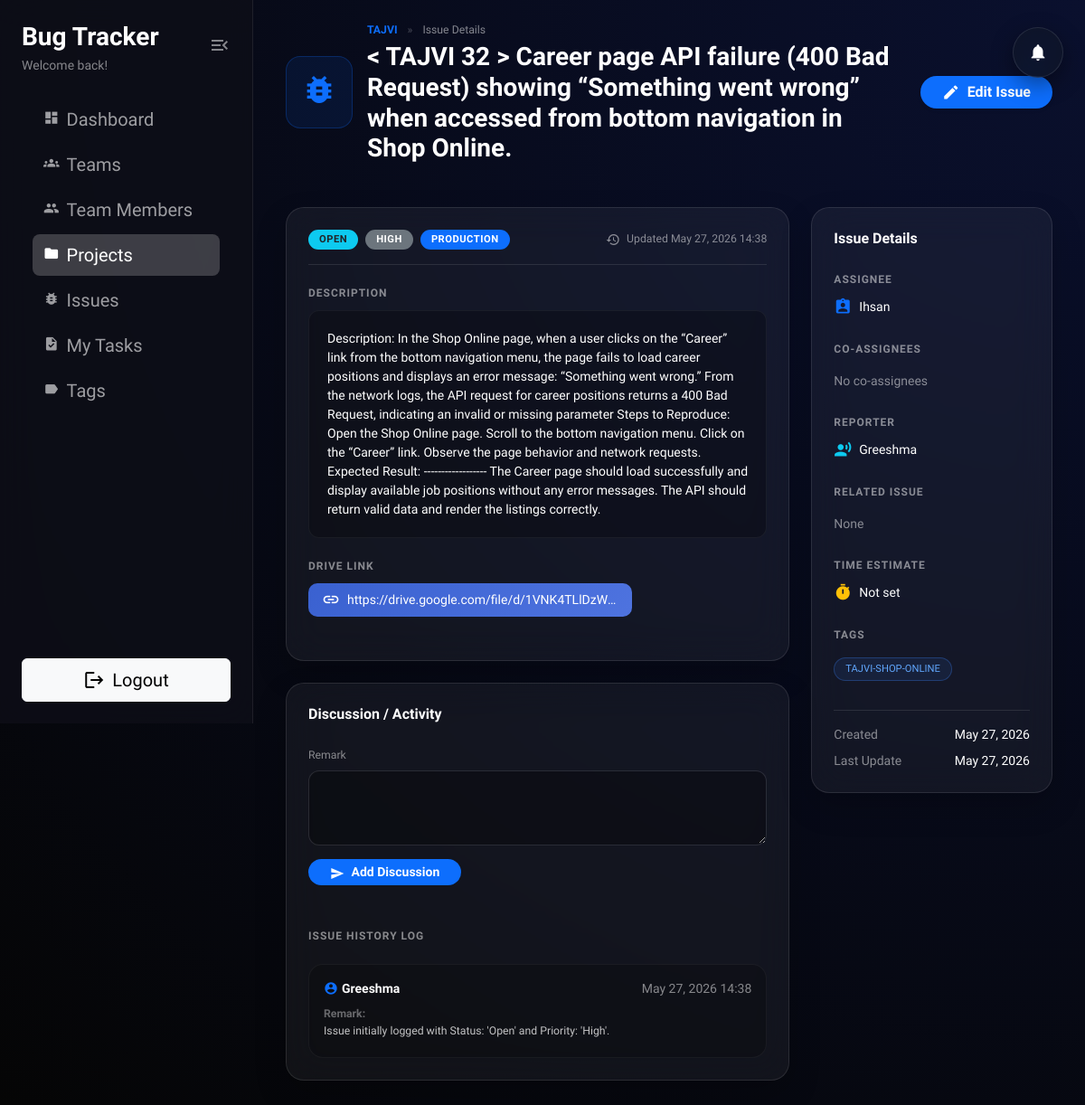
The app's page /issues/206/ (signed in) with its own data.
### issues/models.py (models this page shows, shortened)
class Issue(models.Model):
    project = models.ForeignKey(
        Project,
        on_delete=models.CASCADE,
        related_name='issues',
    )
    title = models.CharField(max_length=255)
    description = models.TextField(blank=True)
    issue_type = models.CharField(
        max_length=20,
        choices=IssueTypeChoices.choices,
        default=IssueTypeChoices.TASK,
    )
    drive_url = models.CharField(
        max_length=500,
        null=True,
        blank=True
    )
    reporter = models.ForeignKey(
        settings.AUTH_USER_MODEL,
        on_delete=models.SET_NULL,
        null=True,
        blank=True,
        related_name='reported_issues',
    )
    assignee = models.ForeignKey(
        settings.AUTH_USER_MODEL,
        on_delete=models.SET_NULL,
        null=True,
        blank=True,
        related_name='assigned_issues',
        limit_choices_to={'is_superuser': False},
    )
    co_assignees = models.ManyToManyField(
        settings.AUTH_USER_MODEL,
        blank=True,
        related_name='co_assigned_issues',
        help_text='Additional users assigned to this issue',
        limit_choices_to={'is_superuser': False},
    )
    priority = models.CharField(
        max_length=20,
        choices=IssuePriorityChoices.choices,
        default=IssuePriorityChoices.MEDIUM,
    )
    environment = models.CharField(
        max_length=20,
        choices=IssueEnvironmentChoices.choices,
        default=IssueEnvironmentChoices.STAGING,
    )
    status = models.CharField(
        max_length=20,
        choices=IssueStatusChoices.choices,
        default=IssueStatusChoices.OPEN,
    )
    time_estimate_hours = models.DecimalField(
        max_digits=6,
        decimal_places=2,
        null=True,
        blank=True,
        help_text='Estimated effort in hours',
    )
    related_issue = models.ForeignKey(
        'self',
        on_delete=models.SET_NULL,
        null=True,
        blank=True,
        related_name='related_issues',
        help_text='Optional related or parent issue',
        limit_choices_to={'issue_type': IssueTypeChoices.TASK},  # optional extra safety
    )
    tags = models.ManyToManyField(
        'Tag',
        related_name='issues',
        blank=True,
        help_text='Tags used to classify this issue',
    )
    remarks = models.TextField(blank=True)
    qa_note = models.TextField(blank=True)
    image_1 = CloudinaryField('image', null=True, blank=True)
    image_2 = CloudinaryField('image', null=True, blank=True)
    image_3 = CloudinaryField('image', null=True, blank=True)
    image_4 = CloudinaryField('image', null=True, blank=True)
    created_by = models.ForeignKey(
        settings.AUTH_USER_MODEL,
        on_delete=models.SET_NULL,
        null=True,
        blank=True,
        related_name='created_issues',
    )
    created_at = models.DateTimeField(auto_now_add=True)
    updated_at = models.DateTimeField(auto_now=True)
    class Meta:
            ordering = ['-created_at']
    def __init__(self, *args, **kwargs):
        super().__init__(*args, **kwargs)
        self._current_status = self.status
    def is_authorized(self, user):
        if not user or not user.is_authenticated:
            return False
        if user == self.assignee:
            return True
        if user == self.reporter:
            return True

class Project(models.Model):
    name = models.CharField(max_length=255)
    code = models.CharField(max_length=50, unique=True)
    description = models.TextField(blank=True)
    owner = models.ForeignKey(
        settings.AUTH_USER_MODEL,
        on_delete=models.SET_NULL,
        null=True,
        blank=True,
        related_name='owned_projects',
    )
    team = models.ForeignKey(
        'users.Team',  # change this string if your Team model lives elsewhere
        on_delete=models.SET_NULL,
        null=True,
        blank=True,
        related_name='projects',
    )
    is_active = models.BooleanField(default=True)
    created_by = models.ForeignKey(
        settings.AUTH_USER_MODEL,
        on_delete=models.SET_NULL,
        null=True,
        blank=True,
        related_name='created_projects',
    )
    created_at = models.DateTimeField(auto_now_add=True)
    updated_at = models.DateTimeField(auto_now=True)
    class Meta:
        ordering = ['name']

class IssueRemarkLog(models.Model):
    issue = models.ForeignKey(
        Issue,
        on_delete=models.CASCADE,
        related_name='remark_logs',
    )
    author = models.ForeignKey(
        settings.AUTH_USER_MODEL,
        on_delete=models.SET_NULL,
        null=True,
        blank=True,
        related_name='issue_remark_logs',
    )
    from_status = models.CharField(
        max_length=20,
        blank=True,
    )
    to_status = models.CharField(
        max_length=20,
        blank=True,
    )
    remark = models.TextField(blank=True)
    qa_note = models.TextField(blank=True)
    created_at = models.DateTimeField(auto_now_add=True)
    class Meta:
        ordering = ['-created_at']

class Tag(models.Model):
    name = models.CharField(max_length=100, unique=True)
    slug = models.SlugField(max_length=120, unique=True, blank=True)
    is_active = models.BooleanField(default=True)
    created_at = models.DateTimeField(auto_now_add=True)
    class Meta:
        ordering = ["name"]

### users/models.py (models this page shows)
class User(AbstractUser):
    pass

### issues/views.py (the view)
# urls.py: path('issues/<int:pk>/', IssueDetailView.as_view(), name='issue_detail'),
class IssueDetailView(LoginRequiredMixin, DetailView):
    model = Issue
    template_name = 'issues/issue_detail.html'
    context_object_name = 'issue'
    def get_queryset(self):
        return Issue.objects.select_related('project', 'assignee', 'reporter')
    def get_context_data(self, **kwargs):
        context = super().get_context_data(**kwargs)
        issue = self.object
        issue.can_edit = issue.is_authorized(self.request.user)
        context['remark_form'] = IssueRemarkLogForm(initial={'issue': issue})
        context['remark_logs'] = issue.remark_logs.select_related('author').all()
        return context

### templates/issues/issue_detail.html (shortened to what this page needs)
{% extends "users/index.html" %}
{% load text_filters %}
{% block nav_projects_active %}active{% endblock %}
{% block dashboard_content %}
{% block page_header %}
<div class="row mb-5">
    <div class="col d-flex align-items-center">
        <div class="p-3 rounded-4 bg-primary bg-opacity-10 me-3 border border-primary border-opacity-25">
            <span class="material-icons text-primary fs-1">bug_report</span>
        </div>
        <div>
            <p class="small mb-1 text-white-50">
                <a href="{% url 'issues:project_detail' issue.project.pk %}" class="text-decoration-none text-primary fw-bold">
                    {{ issue.project.name }}
                </a>
                <span class="mx-2 opacity-50">&raquo;</span> Issue Details
            </p>
            <h1 class="text-white fw-bold mb-0 fs-3">{{ issue.title }}</h1>
        </div>
    </div>
    {% if issue.can_edit %}
    <div class="col-auto d-flex align-items-center">
        <a href="{% url 'issues:issue_update' issue.pk %}"
           class="btn btn-primary rounded-pill px-4 fw-bold d-flex align-items-center border-0 shadow-sm">
            <span class="material-icons me-2 fs-5">edit</span>
            Edit Issue
        </a>
    </div>
    {% endif %}
</div>
{% endblock %}
{% block content %}
<div class="row g-4 mb-4">
    <div class="col-md-8">
        <div class="glass-card p-4 mb-4">
            <div class="d-flex justify-content-between align-items-center mb-4 pb-3 border-bottom border-white border-opacity-10">
                <div class="d-flex flex-wrap align-items-center gap-2">
                    <span class="badge badge-premium {% if issue.status == 'open' %}bg-info{% elif issue.status == 'done' %}bg-success{% else %}bg-warning{% endif %} text-dark">
                        {{ issue.get_status_display }}
                    </span>
                    <span class="badge badge-premium bg-secondary">
                        {{ issue.get_priority_display }}
                    </span>
                    <span class="badge badge-premium bg-primary">
                        {{ issue.get_environment_display }}
                    </span>
                </div>
                <div class="small text-white-50">
                    <span class="material-icons fs-6 align-middle me-1">history</span>
                    Updated {{ issue.updated_at|date:"M d, Y H:i" }}
                </div>
            </div>
            {% if issue.description %}
                <h2 class="section-label">Description</h2>
                <div class="description-box mb-4">{{ issue.description|safe }}</div>
            {% endif %}
            {% if issue.drive_url %}
            <h2 class="section-label">Drive Link</h2>
            <div class="mb-4">
                <a href="{{ issue.drive_url }}" target="_blank" rel="noopener noreferrer"
                class="drive-link-badge text-white text-decoration-none d-inline-flex align-items-center">
                    <span class="material-icons me-2 fs-5">link</span>
                    <span class="text-truncate" style="max-width: 300px;">{{ issue.drive_url }}</span>
                </a>
            </div>
            {% endif %}
        </div>
        <div class="glass-card p-4">
            <h2 class="h6 text-white mb-4 fw-bold">Discussion / Activity</h2>
            <form method="post" action="{% url 'issues:issue_add_remark' issue.pk %}" class="mb-5">
                <div class="row">
                    <div class="col-12 mb-3">
                        <label class="form-label text-white-50 small" for="{{ remark_form.remark.id_for_label }}">Remark</label>
                        {{ remark_form.remark }}
                    </div>
                </div>
                <button type="submit" class="btn btn-primary rounded-pill px-4 btn-sm fw-bold border-0">
                    <span class="material-icons fs-6 me-1 align-middle">send</span> Add Discussion
                </button>
            </form>
            <h2 class="section-label mb-4">Issue History Log</h2>
            {% if remark_logs %}
                <div class="d-flex flex-column gap-3">
                    {% for log in remark_logs %}
                        <div class="p-3 rounded-4" style="background: rgba(0,0,0,0.2); border: 1px solid rgba(255,255,255,0.05);">
                            <div class="d-flex justify-content-between align-items-center mb-2">
                                <div class="text-white fw-bold d-flex align-items-center">
                                    <span class="material-icons fs-6 me-1 text-primary">account_circle</span>
                                    {{ log.author.get_short_name|default:log.author.username|default:"System" }}
                                </div>
                                <div class="text-white-50 smaller">
                                    {{ log.created_at|date:"M d, Y H:i" }}
                                </div>
                            </div>
                            {% if log.remark %}
                                <div class="text-white small mb-1 opacity-75">
                                    <strong class="text-white-50">Remark:</strong> <div>{{ log.remark|safe }}</div>
                                </div>
                            {% endif %}
                        </div>
                    {% endfor %}
                </div>
            {% else %}
                <div class="p-4 text-center rounded-4 border border-white border-opacity-10">
                    <p class="text-white-50 small mb-0">No activity logs yet.</p>
                </div>
            {% endif %}
        </div>
    </div>
    <div class="col-md-4">
        <div class="glass-card p-4">
            <h2 class="h6 text-white mb-4 fw-bold">Issue Details</h2>
            <div class="d-flex flex-column gap-4">
                <div>
                    <label class="section-label">Assignee</label>
                    <div class="text-white d-flex align-items-center">
                        <span class="material-icons fs-5 me-2 text-primary">assignment_ind</span>
                        {% if issue.assignee %}
                            {{ issue.assignee.get_short_name|default:issue.assignee.username }}
                        {% else %}
                            Unassigned
                        {% endif %}
                    </div>
                </div>
                <div>
                    <label class="section-label">Co-Assignees</label>
                    <div class="d-flex flex-wrap gap-1 mt-1">
                        {% for user in issue.co_assignees.all %}
                            <span class="issue-tag-pill-purple">{{ user.get_short_name|default:user.username }}</span>
                        {% empty %}
                            <span class="text-white-50 smaller">No co-assignees</span>
                        {% endfor %}
                    </div>
                </div>
                <div>
                    <label class="section-label">Reporter</label>
                    <div class="text-white d-flex align-items-center">
                        <span class="material-icons fs-5 me-2 text-info">record_voice_over</span>
                        {% if issue.reporter %}
                            {{ issue.reporter.get_short_name|default:issue.reporter.username }}
                        {% else %}
                            -
                        {% endif %}
                    </div>
                </div>
                <div>
                    <label class="section-label">Related Issue</label>
                    <div class="d-flex flex-wrap gap-1 mt-1">
                        {% if issue.related_issue %}
                            <a href="{% url 'issues:issue_detail' issue.related_issue.pk %}" class="issue-tag-pill text-decoration-none d-inline-flex align-items-center gap-1">
                                <span class="material-icons" style="font-size: 12px;">link</span>
                                {{ issue.related_issue.title }}
                            </a>
                        {% else %}
                            <span class="text-white-50 smaller">None</span>
                        {% endif %}
                    </div>
                </div>
                <div>
                    <label class="section-label">Time Estimate</label>
                    <div class="text-white d-flex align-items-center">
                        <span class="material-icons fs-5 me-2 text-warning">timer</span>
                        {{ issue.time_estimate_hours|default:"Not set" }}{% if issue.time_estimate_hours %} hrs{% endif %}
                    </div>
                </div>
                <div>
                    <label class="section-label">Tags</label>
                    <div class="d-flex flex-wrap gap-1 mt-1">
                        {% for tag in issue.tags.all %}
                            <span class="issue-tag-pill">{{ tag.name }}</span>
                        {% empty %}
                            <span class="text-white-50 smaller">No tags</span>
                        {% endfor %}
                    </div>
                </div>
                <div class="pt-3 border-top border-white border-opacity-10 mt-2">
                    <div class="d-flex justify-content-between mb-2">
                        <span class="text-white-50 smaller">Created</span>
                        <span class="text-white smaller">{{ issue.created_at|date:"M d, Y" }}</span>
                    </div>
                    <div class="d-flex justify-content-between">
                        <span class="text-white-50 smaller">Last Update</span>
                        <span class="text-white smaller">{{ issue.updated_at|date:"M d, Y" }}</span>
                    </div>
                </div>
            </div>
        </div>
    </div>
</div>
{% endblock %}
{% endblock %}

### records on screen
Issue: project.name "TAJVI", title "< TAJVI 32 > Career page API failure (400 Bad Request) showing “Something went wrong” when accessed from bottom navigation in Shop Online.", status "OPEN", priority "HIGH", environment "PRODUCTION", updated_at "May 27, 2026 14:38", description "Description: In the Shop Online page, when a user clicks on the “Career” link from the bottom navigation menu, the page fails to load career positions and displays an error message: “Something went wrong.” From the network logs, the API request for career positions returns a 400 Bad Request, indicating an invalid or missing parameter Steps to Reproduce: Open the Shop Online page. Scroll to the bottom navigation menu. Click on the “Career” link. Observe the page behavior and network requests. Expected Result: ------------------ The Career page should load successfully and display available job positions without any error messages. The API should return valid data and render the listings…", drive_url "https://drive.google.com/file/d/1VNK4TLlDzW…", assignee.get_short_name "Ihsan", reporter.get_short_name "Greeshma", time_estimate_hours "Not set", created_at "May 27, 2026", updated_at "May 27, 2026"
IssueRemarkLog: author.get_short_name "Greeshma", created_at "May 27, 2026 14:38", remark "Issue initially logged with Status: 'Open' and Priority: 'High'."
Tag: name "TAJVI-SHOP-ONLINE"
